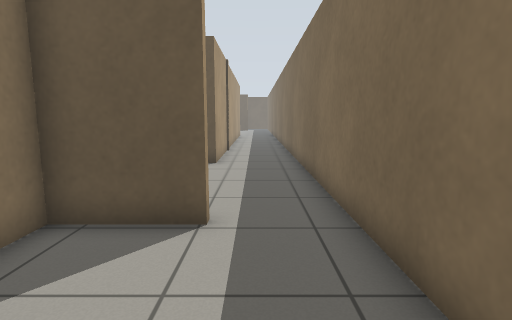
view 1 (above)

17 first-person views from a walk through a robot-simulator world made for Gazebo. The camera is 0.94 m above the floor, tilts 8° down and sees 80° across. The floor is counted in squares, 0.5 m on a side. Each view is taken from the middle of a square. On the plan, view 1 faces up. The plan holds only what a view shows up to about 16 squares ahead; the rest is blank. The place goes on beyond the plan.

view 2
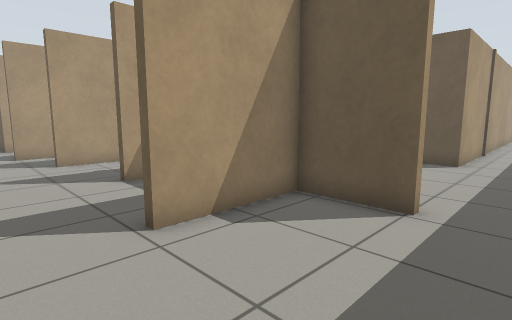

view 3
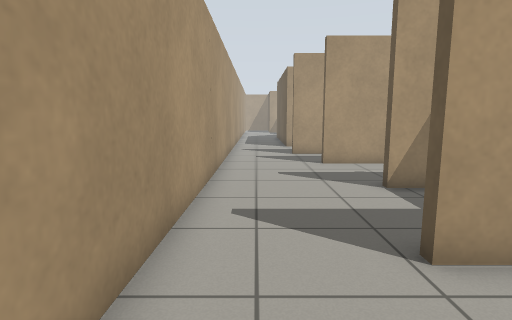

view 4
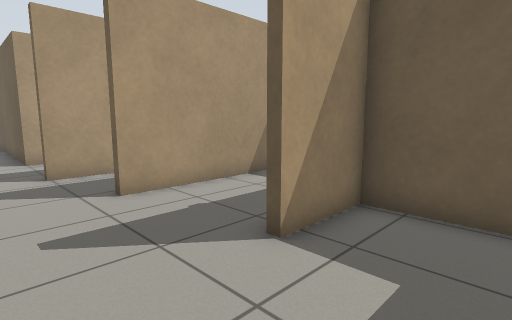

view 5
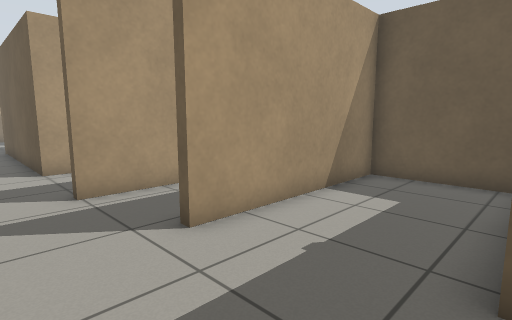

view 6
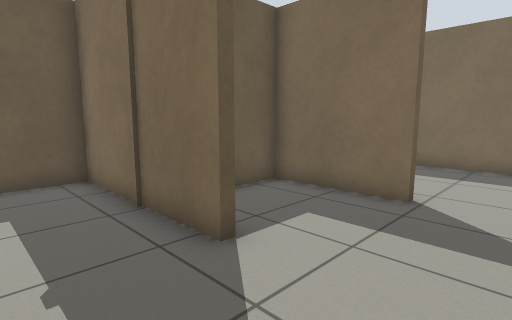

view 7
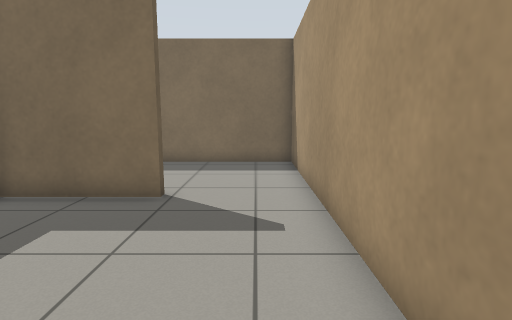

view 8
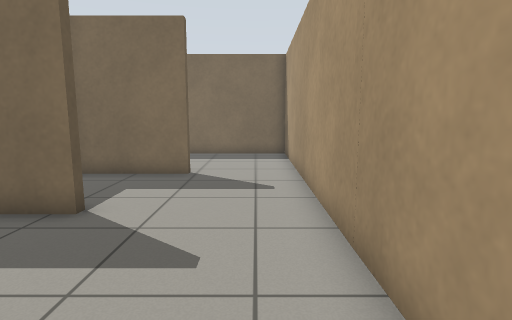

view 9
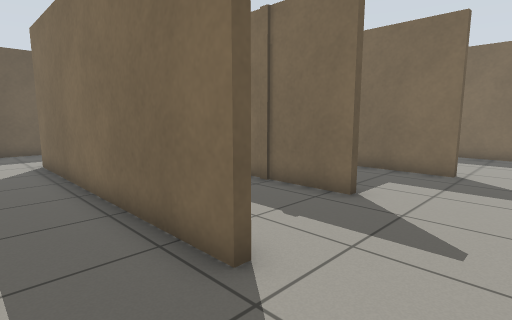

view 10
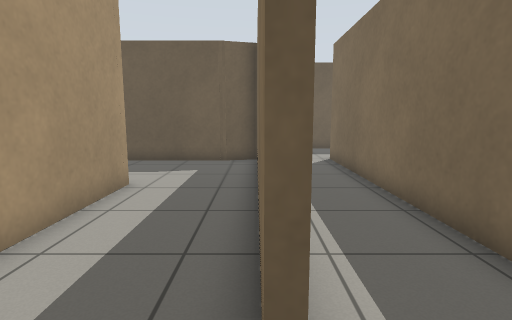

view 11
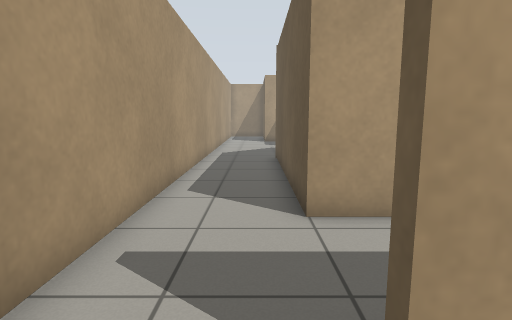

view 12
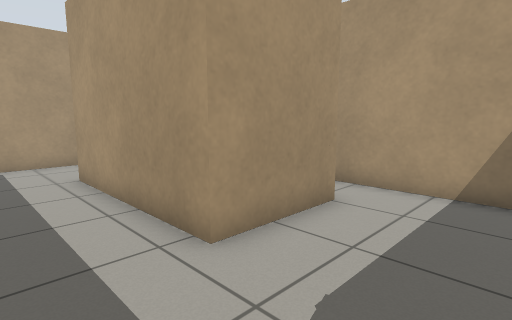

view 13
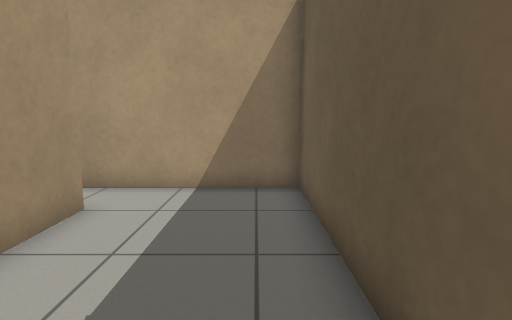

view 14
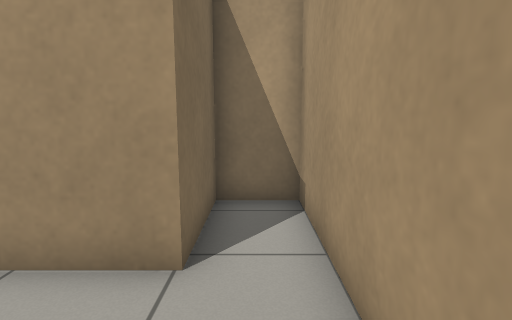

view 15
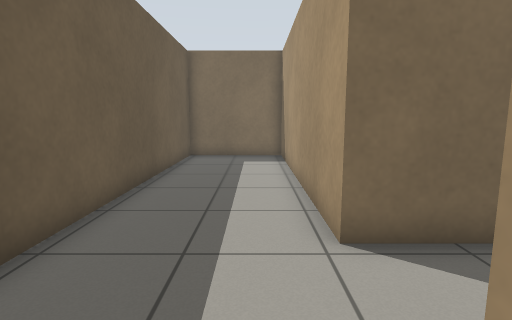

view 16
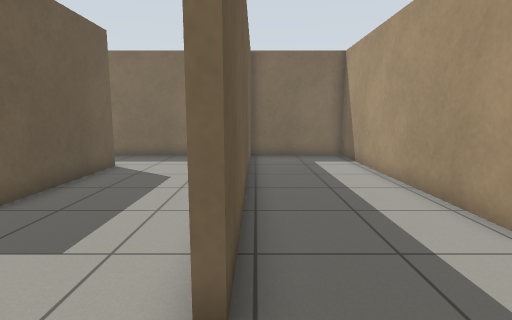

view 17
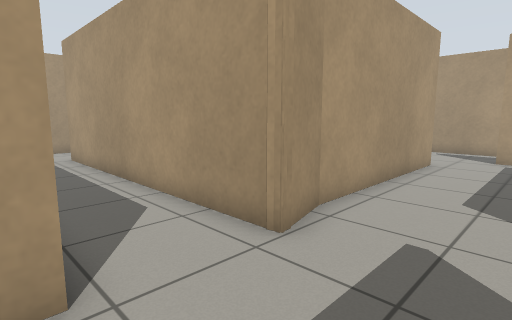

### Floor plan
Points are (right, up) in squares from view 1. A wall is a line through its corners. A room is listed if a view was taken in it or the views show most of it. See-through windows are left out.
Room 1 (views 1, 2, 3)
walls: (-0.7, 5.2) (-3.7, 5.2) (-3.7, 1.2); (-3.4, -2.5) (0.3, -2.5); (1.8, -2.5) (1.8, 4.4)
ways out: opening at (-4, 0) to room 2; opening at (0.5, 5)
Room 2 (view 4)
walls: (-4, 1.1) (-4, 5.2) (-8, 5.2) (-8, 2.5); (-7.4, -2.4) (-3.4, -2.5)
ways out: opening at (-4, 0) to room 1; opening at (-8, 0.5) to room 3
Room 3 (views 5, 6, 7)
walls: (-8, 2.5) (-8.3, 2.5) (-8.3, 8.7) (-12.3, 8.7) (-12.3, 1.7); (-11.6, -2.4) (-7.4, -2.4)
ways out: opening at (-8, 0.5) to room 2; opening at (-12.5, 0) to room 4
Room 4 (views 8, 9, 10, 11, 15, 16, 17)
walls: (-17.5, 12.5) (-15.6, 12.9) (-15.6, 0.9); (-25.4, 12.5) (-17.4, 12.5); (-12.3, 1.7) (-12.6, 1.7) (-12.6, 12.7) (-1.9, 12.7) (-1.9, 17.3) (-14.6, 17.3); (-16.6, -2.4) (-11.6, -2.4)
ways out: opening at (-12.5, 0) to room 3; opening at (-16, -0.5) to room 5; opening at (-16, 17.5)
Room 5 (views 12, 13, 14)
walls: (-15.9, 6.1) (-15.9, 6.7); (-15.9, 0.9) (-15.9, 4.4); (-17.2, 12.2) (-25, 12.2) (-25, 4.3) (-23.1, 4.3) (-23.1, 7.5) (-19.6, 7.5) (-19.6, 0.9) (-25.5, 0.9); (-15.8, 12.6) (-17.6, 12.1); (-25.5, -2.3) (-16.6, -2.4)
ways out: opening at (-16, -0.5) to room 4

Positions as (right, up) in squares from view 1, and headings:
1: (0, 0), facing up
2: (1, -1), facing up-left
3: (0, -1), facing left
4: (-5, -1), facing up-left
5: (-8, -1), facing up-left
6: (-11, -1), facing up-right
7: (-11, -1), facing right
8: (-14, -1), facing right
9: (-15, -1), facing up-right
10: (-16, -1), facing up
11: (-14, 0), facing left
12: (-17, 11), facing down-left
13: (-17, 11), facing left
14: (-24, 11), facing down
15: (-17, 14), facing right
16: (-17, 17), facing right
17: (-12, 16), facing down-left
